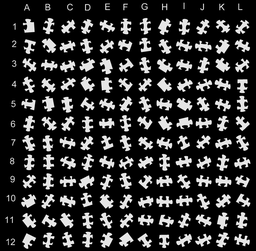
#> input picture jigsawsqr.png, 256 x 251 px, shrunk from 1135 x 1112 before the run
$ jupyter execute jigsaw.ipynb
#> lines starting #> are read from the running program, lines starting #| are printed output that depends on the picture; after the words box and inside, x2 and y2 are one past the last pixel; in counts of white or black regions, pixels touching at a corner belong together
[cell 1]
import cv2
import numpy as np

# Credit to: https://github.com/nvs-abhilash/tutorials/tree/master/tutorials/opencv_contour_scale_rotate

def cart2pol(x, y):
    theta = np.arctan2(y, x)
    rho = np.hypot(x, y)
    return theta, rho


def pol2cart(theta, rho):
    x = rho * np.cos(theta)
    y = rho * np.sin(theta)
    return x, y


def rotate_contour(cnt, angle):
    M = cv2.moments(cnt)
    cx = int(M['m10']/M['m00'])
    cy = int(M['m01']/M['m00'])

    cnt_norm = cnt - [cx, cy]

    coordinates = cnt_norm[:, 0, :]
    xs, ys = coordinates[:, 0], coordinates[:, 1]
    thetas, rhos = cart2pol(xs, ys)

    thetas = np.rad2deg(thetas)
    thetas = (thetas + angle) % 360
    thetas = np.deg2rad(thetas)

    xs, ys = pol2cart(thetas, rhos)

    cnt_norm[:, 0, 0] = xs
    cnt_norm[:, 0, 1] = ys

    cnt_rotated = cnt_norm + [cx, cy]
    cnt_rotated = cnt_rotated.astype(np.int32)

    return cnt_rotated

[cell 2]
from imutils import contours
import pytesseract
import math
from PIL import Image
from IPython.display import display, clear_output

yellow = (255, 255, 0)
blue = (0, 0, 255)
green = (0, 255, 0)
red = (255, 0, 0)

img = cv2.imread('jigsawsqr.png')
#> img is the input picture: shape (251, 256, 3); min 0, max 255, mean 51.8
img_bw = cv2.cvtColor(img, cv2.COLOR_BGR2GRAY)
cnts, _ = cv2.findContours(img_bw, cv2.RETR_EXTERNAL, cv2.CHAIN_APPROX_SIMPLE)
#> cnts = 334 contours, 264 with area under 20; largest, box (x1, y1, x2, y2) and area: (39, 116, 193, 229) 3668, (20, 17, 135, 134) 3035, (155, 16, 253, 95) 2682, (116, 191, 233, 250) 2154, (19, 192, 77, 250) 901

letters = []
numbers = []
peices = []

min_peice_area = 1000
numbers_min_y = 100
first_peice = None
first_peice_x_y = []

print (first_peice)

for c in cnts:
    x, y, w, h = cv2.boundingRect(c)
    if cv2.contourArea(c) > min_peice_area:
        if first_peice is None:
            first_peice = c
            first_peice_x_y = [x, y]
        if first_peice_x_y[0] + first_peice_x_y[1] > x + y:
            first_peice = c
            first_peice_x_y = [x, y]
        peices.append(c)
        # cv2.rectangle(img, (x, y), (x + w, y + h), blue, 2)
    else:
        if y > numbers_min_y:
            numbers.append(c)
        else:
            letters.append(c)
            cv2.rectangle(img, (x, y), (x + w, y + h), yellow, 2)
#> this loop made 334 passes
#> (x, y, w, h) on passes 2, 3, 5, 6, 7, 17, 20, 23, 24, 25, 26, 27: (122, 248, 1, 1), (51, 247, 1, 1), (8, 247, 1, 1), (249, 246, 1, 1), (17, 244, 1, 1), (4, 236, 14, 10), (156, 234, 14, 17), (42, 232, 13, 19), (20, 231, 19, 20), (80, 230, 15, 20), (168, 229, 1, 1), (47, 229, 5, 2)
#> (c, x, y, w, h) on passes 1, 4, 8, 9, 10, 11: ([[183, 248], [184, 248]], 183, 248, 2, 1), ([[11, 247], [14, 247]], 11, 247, 4, 1), ([[251, 242], [251, 244]], 251, 242, 1, 3), ([[157, 242], [157, 244]], 157, 242, 1, 3), ([[94, 242], [94, 243]], 94, 242, 1, 2), ([[171, 241], [171, 244]], 171, 241, 1, 4)
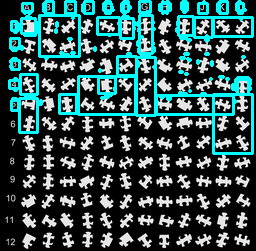
#> img: shape (251, 256, 3); 12.71% of pixels changed, all inside (x1, y1, x2, y2) = (8, 0, 254, 155)
#> after the loop, first_peice = contour of 840 points, box (x1, y1, x2, y2) (20, 17, 135, 134), area 3035; first_peice_x_y = [20, 17]; letters = 158 contours, 127 with area under 20; largest, box (x1, y1, x2, y2) and area: (156, 95, 233, 114) 704, (78, 76, 135, 114) 680, (213, 94, 252, 153) 654, (39, 15, 79, 56) 525, (136, 57, 155, 115) 495; numbers = 172 contours, 137 with area under 20; largest, box (x1, y1, x2, y2) and area: (19, 192, 77, 250) 901, (97, 191, 116, 250) 556, (213, 192, 253, 211) 346, (156, 173, 193, 191) 322, (176, 114, 212, 131) 304; peices = 4 contours; box (x1, y1, x2, y2) and area: (39, 116, 193, 229) 3668, (20, 17, 135, 134) 3035, (155, 16, 253, 95) 2682, (116, 191, 233, 250) 2154

peices = contours.sort_contours(peices, method="left-to-right")[0]
numbers = list(contours.sort_contours(numbers, method="top-to-bottom")[0])
letters = contours.sort_contours(letters, method="left-to-right")[0]

x, y, w, h = cv2.boundingRect(first_peice)
#> x = 20; y = 17; w = 115; h = 117
cv2.rectangle(img, (x, y), (x + w, y + h), green, 2)
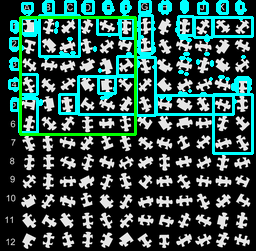
#> img: shape (251, 256, 3); 2.16% of pixels changed, all inside (x1, y1, x2, y2) = (19, 16, 137, 136)

# join double digit numbers
for i in range(9, len(numbers)-1):
    x1, y1, w1, h1 = cv2.boundingRect(numbers[i])
    x2, y2, w2, h2 = cv2.boundingRect(numbers[i+1])
    if abs(y1-y2) < 5:
        x = min(x1, x2)

        if (y1 > y2):
            h = y1 - y2 + h1
        else:
            h = y2 - y1 + h2
        y = min(y1, y2)
        if (x1 < x2):
            w = x2 + w2 - x1
        else:
            w = x1 + w1 - x2

        outer_contour = np.array([[x,y],[x,y+h],[x+w,y],[x+w,y+h]], dtype=np.int32)
        numbers[i+1] = outer_contour
        numbers[i] = None
#> this loop made 162 passes
#> (x1, y1, w1, h1, x2, y2, w2, h2) on passes 1, 2, 3, 4, 5, 6, 8, 9, 10, 12, 13, 14: (199, 115, 3, 1, 118, 115, 14, 17), (118, 115, 85, 18, 108, 116, 4, 1), (108, 115, 96, 3, 102, 116, 3, 1), (102, 115, 103, 3, 132, 117, 1, 4), (102, 115, 32, 7, 23, 118, 1, 3), (23, 115, 112, 7, 8, 118, 10, 12), (230, 120, 1, 3, 213, 120, 1, 5), (213, 120, 19, 6, 133, 124, 1, 3), (133, 120, 100, 8, 21, 124, 1, 4), (95, 126, 1, 2, 188, 129, 2, 1), (95, 126, 96, 5, 199, 130, 4, 1), (95, 126, 109, 6, 180, 130, 4, 2)
#> (x1, y1, w1, h1, x2, y2, w2, h2) on passes 7, 11, 17, 24: (8, 115, 128, 16, 230, 120, 1, 3), (21, 120, 213, 9, 95, 126, 1, 2), (95, 126, 12, 6, 194, 132, 19, 19), (20, 132, 57, 21, 112, 137, 1, 3)


# remove None values
numbers = [x for x in numbers if x is not None]

mid_numbers = {}

for i in range(0, len(numbers), 1):
    x, y, w, h = cv2.boundingRect(numbers[i])
    mid_numbers[i+1] = [x + w/2, y + h/2]
#> this loop made 33 passes

mid_letters = {}
for i in range(0, len(letters), 1):
    x, y, w, h = cv2.boundingRect(letters[i])
    # number of letters after A
    ltr = chr(65 + i)
    mid_letters[str(ltr)] = [x + w/2, y + h/2]

peice_map = []

for p in peices:
    x, y, w, h = cv2.boundingRect(p)
    n = 0
    l = 'Z'
    for mid_number in mid_numbers.keys():
        x, y, w, h = cv2.boundingRect(p)
        mid_x = mid_numbers[mid_number][0]
        mid_y = mid_numbers[mid_number][1]
        if mid_y > y and mid_y < (y + h):
            n = mid_number
            break
    for mid_letter in mid_letters.keys():
        mid_x = mid_letters[mid_letter][0]
        mid_y = mid_letters[mid_letter][1]
        if mid_x > x and mid_x < x + w:
            l = mid_letter
            break
    peice_map.append([[n,l], p])
#> this loop made 4 passes

def get_angle(peice_map):
    for p, cnt in peice_map:
        x, y, w, h = cv2.boundingRect(cnt)
        key = str(p[0]) + str(p[1])

        epsilon = 0.01*cv2.arcLength(cnt,True)
        approx = cv2.approxPolyDP(cnt,epsilon,True)

        longest = 0
        print_longest = 0
        longest_angle = 0
        for angle in range(0, 360, 1):
            rcnt = rotate_contour(cnt, angle)

            dist = 0
            prior_x_pnt = rcnt[0][0]
            prior_y_pnt = rcnt[0][0]
            for i in range(0, len(rcnt)-1):
                j = i + 1
                c1 = rcnt[i][0]
                c2 = rcnt[j][0]

                if prior_x_pnt[0] != c1[0]:
                    prior_x_pnt = c1
                if prior_y_pnt[1] != c1[1]:
                    prior_y_pnt = c1

                if c1[0] == c2[0]:
                    dist = abs(prior_x_pnt[1] - c2[1])
                #if c1[1] == c2[1]:
                #    dist =+ abs(prior_y_pnt[0] - c2[0])

                if dist > longest:
                    longest = dist
                    longest_angle = angle

        cnt = rotate_contour(cnt, longest_angle)
        cv2.drawContours(img, cnt, -1, red, 2)
#> this loop made 4 passes
#> p on passes 1, 2, 4: [1, 'Q'], [5, 'a'], [0, '¡']
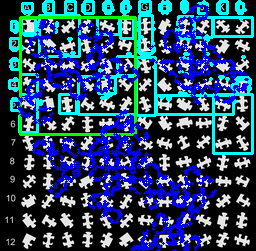
#> img: shape (251, 256, 3); 15.02% of pixels changed, all inside (x1, y1, x2, y2) = (17, 4, 249, 251)


get_angle(peice_map)


#rotate_contour(cnt, 90), -1, red, 2)
#cv2.putText(img, key, (x, y), cv2.FONT_HERSHEY_SIMPLEX, 1, red, 2)

display(Image.fromarray(img))
